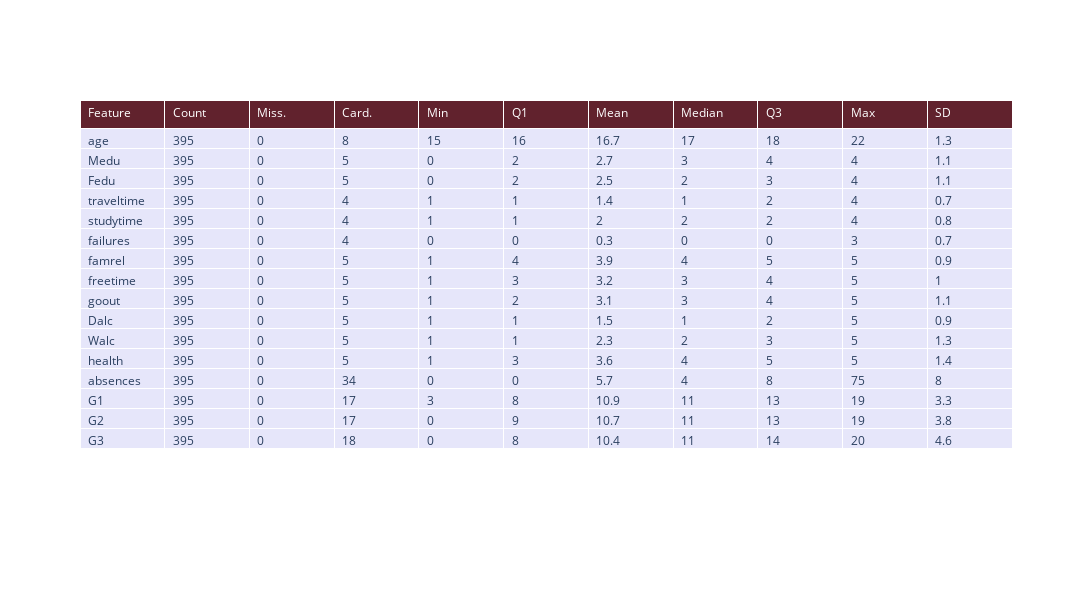

Notebook code cell kept with this figure:
### Code cell
# Define the calculate function
def calculate(numeric_vector):
    return {
        "Count": numeric_vector.count(),
        "Miss.": numeric_vector.isna().sum(),
        "Card.": numeric_vector.nunique(),
        "Min": numeric_vector.min(),
        "Q1": numeric_vector.quantile(0.25),
        "Mean": numeric_vector.mean(),
        "Median": numeric_vector.median(),
        "Q3": numeric_vector.quantile(0.75),
        "Max": numeric_vector.max(),
        "SD": numeric_vector.std()
    }

def Plan(df, features):
    numeric_df = df[features] 
    data_quality_plan = pd.DataFrame(columns=["Feature", "Count", "Miss.", "Card.", "Min", "Q1", "Mean", "Median", "Q3", "Max", "SD"])
    for col in numeric_df:
        stats = calculate(numeric_df[col])
        stats["Feature"] = col
        data_quality_plan = pd.concat([data_quality_plan, pd.DataFrame([stats])], ignore_index=True)
    return data_quality_plan


data_quality_plan1 = Plan(data, continuous_features)
data_quality_plan1.loc[:, "Count":"SD"] = data_quality_plan1.loc[:, "Count":"SD"].round(1)

#data_quality_plan1

# Plot the DataFrame
fig = go.Figure(data=[go.Table(
    header=dict(values=list(data_quality_plan1.columns),
                fill_color='#61222D',
                align='left',
                font=dict(color='white')),
    cells=dict(values=[data_quality_plan1[column] for column in data_quality_plan1.columns],
               fill_color='lavender',
               align='left'))])
fig.update_layout(width=1500, height=600)  # Adjust the size of the figure
fig.show()
data_quality_plan1.to_csv("tables/data_quality_plan1.csv", index=False)

### Figure 1 — Plotly figure (JSON) as saved in the notebook; plotly's stock layout.template omitted (floating-point values rounded to 4 significant figures; data arrays with more than 128 entries replaced by an {"elided": "..."} marker saying what was removed)
{"data": [{"cells": {"align": "left", "fill": {"color": "lavender"}, "values": {"elided": "11x16 mixed values"}}, "header": {"align": "left", "fill": {"color": "#61222D"}, "font": {"color": "white"}, "values": ["Feature", "Count", "Miss.", "Card.", "Min", "Q1", "Mean", "Median", "Q3", "Max", "SD"]}, "type": "table"}], "layout": {"height": 600, "width": 1500}}
